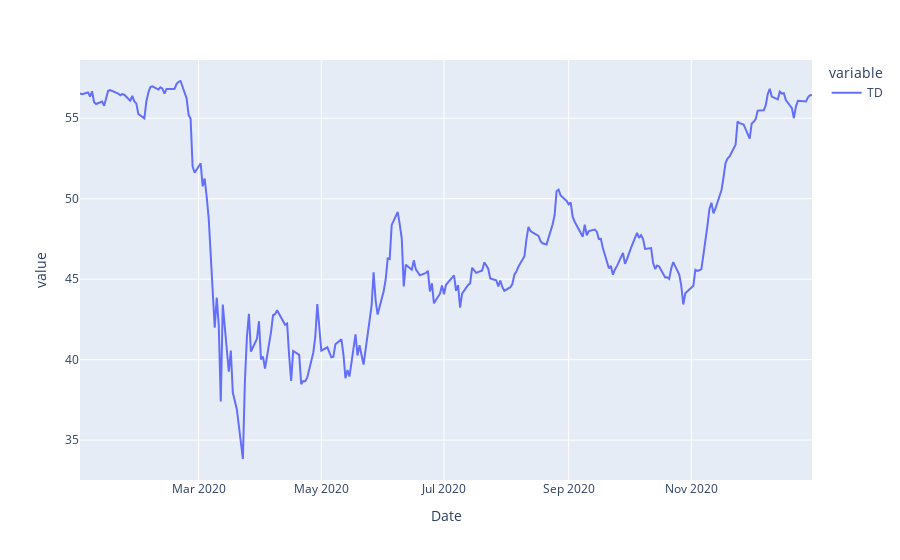

The notebook cell this image was saved under:
### Markdown cell above
# Moving Average

### Code cell
bank_stocks['Close']['TD']['2020'].plot()

### Figure 1 — Plotly figure (JSON) as saved in the notebook; plotly's stock layout.template omitted (floating-point values rounded to 4 significant figures; data arrays with more than 128 entries replaced by an {"elided": "..."} marker saying what was removed)
{"data": [{"hovertemplate": "variable=TD<br>Date=%{x}<br>value=%{y}<extra></extra>", "legendgroup": "TD", "line": {"color": "#636efa", "dash": "solid"}, "marker": {"symbol": "circle"}, "mode": "lines", "name": "TD", "orientation": "v", "showlegend": true, "type": "scatter", "x": {"elided": "253 str values"}, "xaxis": "x", "y": {"elided": "253 float values"}, "yaxis": "y"}], "layout": {"legend": {"title": {"text": "variable"}, "tracegroupgap": 0}, "margin": {"t": 60}, "xaxis": {"anchor": "y", "domain": [0, 1], "title": {"text": "Date"}}, "yaxis": {"anchor": "x", "domain": [0, 1], "title": {"text": "value"}}}}
